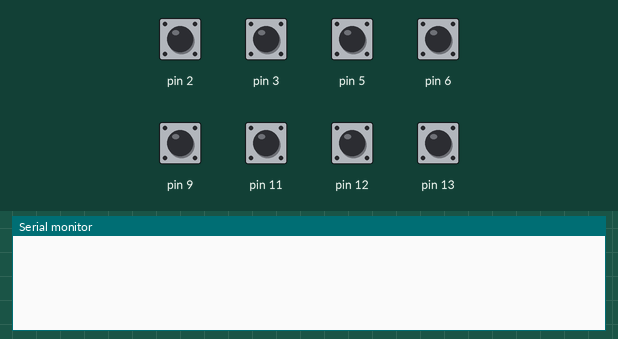
Simulated run of this sketch. Board: Arduino Leonardo, built with avr-gcc and run on an emulated ATmega32U4. Shown: the last lines printed to the serial monitor. The test bench sets the inputs (shaded band); at power-on: pin 2, pin 3, pin 5, pin 6, pin 9, pin 11–13 HIGH. USB keyboard and mouse output is not drawn.

Above: at 1.2 s.
1.3 s: pin 11 pulled LOW for 0.15 s
At 2.1 s:
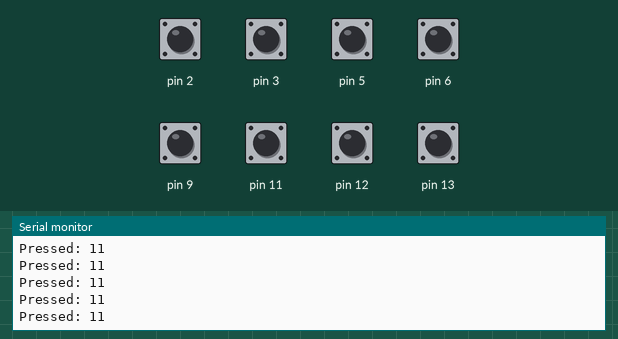
2.9 s: pin 12 pulled LOW for 0.15 s
At 4.2 s:
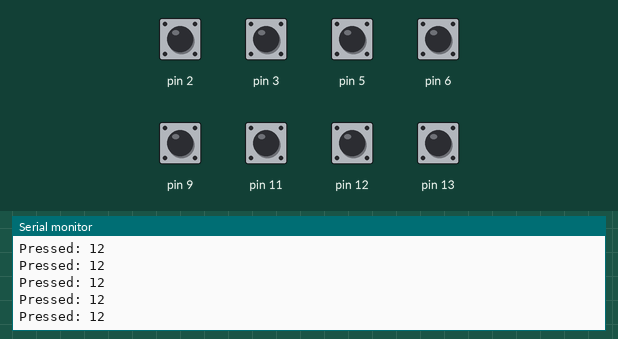
4.5 s: pin 2 pulled LOW for 1 s
At 6.7 s:
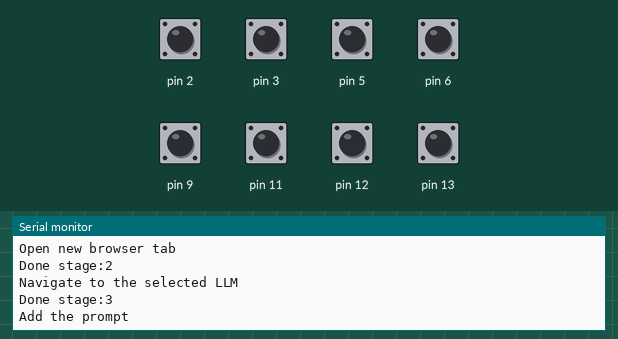
7.0 s: pin 13 pulled LOW for 1 s
At 7.92 s:
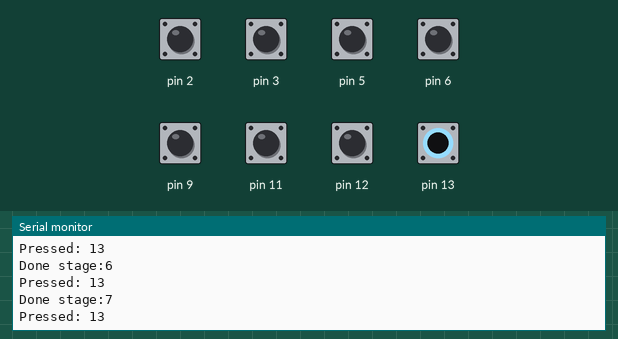
9.5 s: pin 3 pulled LOW for 1 s
At 11.3 s:
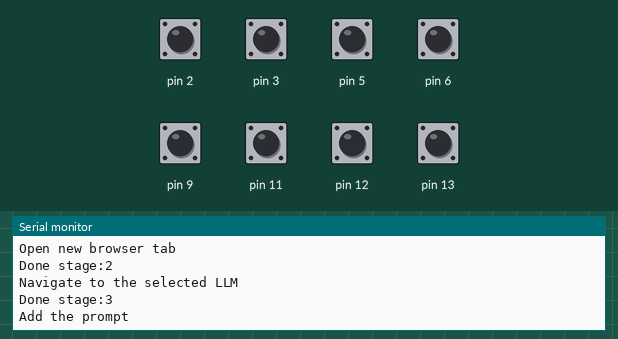
12.0 s: pin 11 driven LOW
At 12.73 s:
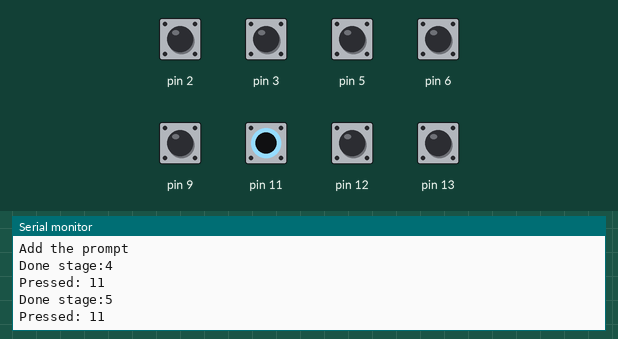
Timing chart, 0 to 15.0 s (numbered marks = the images above; inputs shaded):
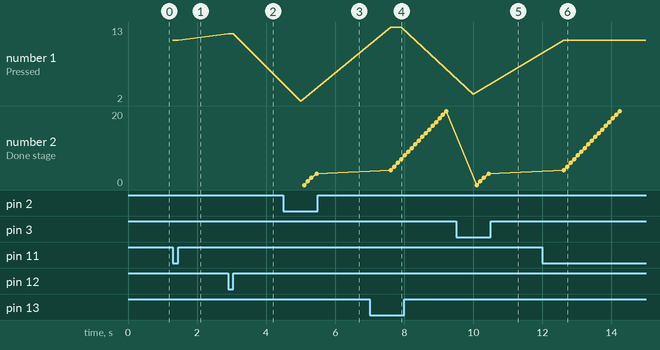

Measured:
- after the input at 1.3 s, the serial monitor: prints a new line at once (image 1)
- after the input at 2.9 s, the serial monitor: prints a new line at once (image 2)
- after the input at 4.5 s, the serial monitor: prints a new line after 0.50 s (image 3)
- after the input at 7.0 s, the serial monitor: prints a new line after 0.61 s (image 4)
- after the input at 9.5 s, the serial monitor: prints a new line after 0.50 s (image 5)
- after the input at 12.0 s, the serial monitor: prints a new line after 0.62 s (image 6)
- plotted number 1: 11 → 12 after the input at 2.9 s, 12 → 2 after the input at 4.5 s, 13 → 3 after the input at 9.5 s
- plotted number 2: 20 → 3 after the input at 9.5 s

The sketch:

ai_keyboard.ino
```cpp
#define HID_CUSTOM_LAYOUT
#define LAYOUT_GERMAN_SWISS

#include <HID-Project.h>

class Debouncer {
  const int _debounceDelay;  // Debounce delay in milliseconds
  int _lastActivation;
public:
  Debouncer(int debounceDelay)
    : _debounceDelay(debounceDelay), _lastActivation(0) {}
  bool tooSoon() const {
    return millis() - _lastActivation < _debounceDelay;
  }
  void reset() {
    _lastActivation = millis();
  }
} debouncer(5000);

int stage = 0;

class Button {
  const int _pin_num;
public:
  const String content;
  Button(int pin_num, const String&& content)
    : _pin_num(pin_num), content(content) {
    pinMode(pin_num, INPUT_PULLUP);
  }
  void read(Button*& out) {
    if (digitalRead(_pin_num) == LOW) {
      Serial.print("Pressed: ");
      Serial.println(_pin_num);
      out = this;
    }
  }
};

Button prompt_buttons[] = { { 2, "Explain this in detail:" },
                            { 3, "Summarize to one or two paragraphs:" },
                            { 5, "Rewrite this to be more professional:" },
                            { 6, "Translate this to English:" },
                            { 9, "Write a poem about this:" } };

Button LLM_buttons[] = { { 11, "https://chat.openai.com/" },
                         { 12, "https://gemini.google.com/app" },
                         { 13, "https://claude.ai/new" } };

Button* active_prompt = nullptr;
Button* active_LLM = &LLM_buttons[0];  // There must always be a valid LLM activated.

void setup() {
  Keyboard.begin();
}

void loop() {
  // Check every time if the user switched the LLM to use, if so overwrite
  for (const Button& button : LLM_buttons)
    button.read(active_LLM);

  if (stage > 20) stage = 0;  // Failsafe. Sometimes "default" doesn't trigger.

  // We need to do it in stages becasue doing everything in the same loop was causing glitches.
  switch (stage) {
    case 0:  // nothing yet, check if we should activate
      if (debouncer.tooSoon()) return;
      active_prompt = nullptr;
      for (const Button& button : prompt_buttons)
        button.read(active_prompt);
      if (!active_prompt) return;
      Serial.println(F("valid keypress"));
      debouncer.reset();
      break;
    // Case > 0 -> Send the instructions
    case 1:
      Serial.println(F("Copy selected text"));
      Keyboard.press(KEY_LEFT_CTRL);
      Keyboard.press('c');
      break;
    case 2:
      Serial.println(F("Open new browser tab"));
      Keyboard.press(KEY_LEFT_CTRL);
      Keyboard.press('t');
      break;
    case 3:
      Serial.println(F("Navigate to the selected LLM"));
      Keyboard.print(active_LLM->content);
      Keyboard.press(KEY_RETURN);
      break;
    case 4:
      Serial.println(F("Add the prompt"));
      delay(2000);  // Wait for the page to load, adjust this delay as needed
      Keyboard.releaseAll();
      const String& prompt = active_prompt ? active_prompt->content : "ERROR no prompt selected";
      Keyboard.print(prompt);
      active_prompt = nullptr;
      break;
    case 5:
      Serial.println(F("add newline without sending message"));
      Keyboard.press(KEY_LEFT_SHIFT);
      Keyboard.press(KEY_ENTER);
      break;
    case 6:
      Serial.println(F("Paste the copied text"));
      Keyboard.press(KEY_LEFT_CTRL);
      Keyboard.press('v');
      break;
    case 7:
      Serial.println(F("Send message to LLM"));
      Keyboard.press(KEY_RETURN);
      break;
    default:
      Serial.println(F("We ran out of valid stages; reset"));
      stage = 0;
      Serial.print(F("Reset done, stage is now: "));
      Serial.println(stage);
      return;
  }
  delay(100);
  Keyboard.releaseAll();
  Serial.print(F("Done stage:"));
  Serial.println(stage);
  stage += 1;
}
```
